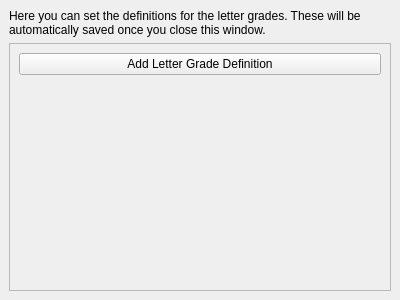
<?xml version="1.0" encoding="UTF-8"?>
<ui version="4.0">
 <class>QualOptions</class>
 <widget class="QWidget" name="QualOptions">
  <property name="geometry">
   <rect>
    <x>0</x>
    <y>0</y>
    <width>400</width>
    <height>300</height>
   </rect>
  </property>
  <property name="windowTitle">
   <string>Form</string>
  </property>
  <layout class="QVBoxLayout" name="verticalLayout_2">
   <property name="spacing">
    <number>0</number>
   </property>
   <property name="leftMargin">
    <number>0</number>
   </property>
   <property name="topMargin">
    <number>0</number>
   </property>
   <property name="rightMargin">
    <number>0</number>
   </property>
   <property name="bottomMargin">
    <number>0</number>
   </property>
   <item>
    <widget class="tStackedWidget" name="stackedWidget">
     <property name="currentIndex">
      <number>1</number>
     </property>
     <widget class="QWidget" name="page">
      <layout class="QVBoxLayout" name="verticalLayout">
       <item>
        <widget class="QLabel" name="label">
         <property name="text">
          <string>To set qualitative grades, check the &quot;qualitative grades&quot; options in the Calculation tab.</string>
         </property>
         <property name="alignment">
          <set>Qt::AlignCenter</set>
         </property>
         <property name="wordWrap">
          <bool>true</bool>
         </property>
         <property name="margin">
          <number>11</number>
         </property>
        </widget>
       </item>
      </layout>
     </widget>
     <widget class="QWidget" name="page_2">
      <layout class="QVBoxLayout" name="verticalLayout_4">
       <item>
        <widget class="QLabel" name="label_2">
         <property name="text">
          <string>Here you can set the definitions for the letter grades. These will be automatically saved once you close this window.</string>
         </property>
         <property name="wordWrap">
          <bool>true</bool>
         </property>
        </widget>
       </item>
       <item>
        <widget class="QScrollArea" name="scrollArea">
         <property name="widgetResizable">
          <bool>true</bool>
         </property>
         <widget class="QWidget" name="scrollAreaWidgetContents">
          <property name="geometry">
           <rect>
            <x>0</x>
            <y>0</y>
            <width>380</width>
            <height>222</height>
           </rect>
          </property>
          <layout class="QVBoxLayout" name="verticalLayout_3">
           <item>
            <layout class="QVBoxLayout" name="gradesArea"/>
           </item>
           <item>
            <widget class="QPushButton" name="pushButton">
             <property name="text">
              <string>Add Letter Grade Definition</string>
             </property>
            </widget>
           </item>
           <item>
            <spacer name="verticalSpacer">
             <property name="orientation">
              <enum>Qt::Vertical</enum>
             </property>
             <property name="sizeHint" stdset="0">
              <size>
               <width>20</width>
               <height>195</height>
              </size>
             </property>
            </spacer>
           </item>
          </layout>
         </widget>
        </widget>
       </item>
      </layout>
     </widget>
    </widget>
   </item>
  </layout>
 </widget>
 <customwidgets>
  <customwidget>
   <class>tStackedWidget</class>
   <extends>QStackedWidget</extends>
   <header location="global">tstackedwidget.h</header>
   <container>1</container>
   <slots>
    <signal>switchingFrame(int)</signal>
   </slots>
  </customwidget>
 </customwidgets>
 <resources/>
 <connections/>
</ui>
